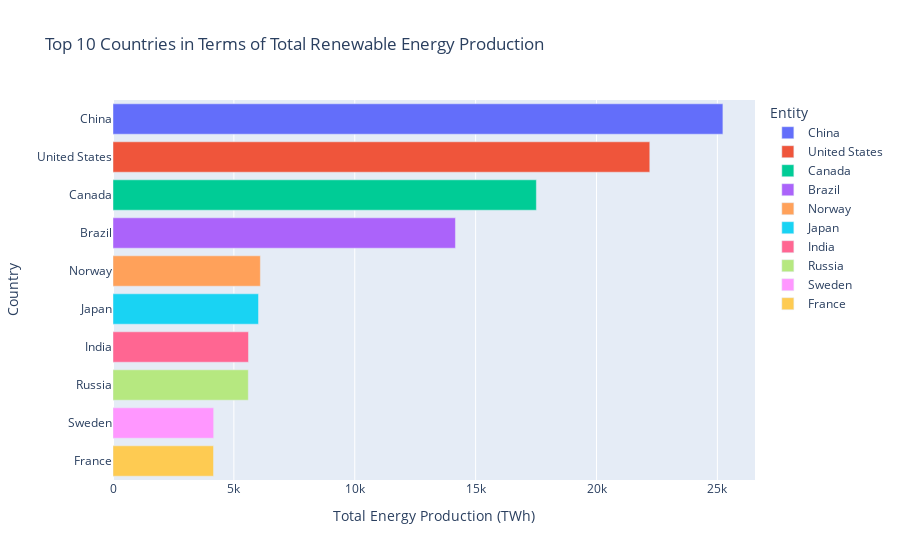

Source (notebook cell):
### Markdown cell above
**Same plot as above: Interactive and annotated**

### Code cell
import plotly.express as px
# Calculate total renewable energy production for each country
df['Total'] = df[energy_types].sum(axis=1)

# Group by country and calculate the sum of total renewable energy production
df_country = df.groupby('Entity').agg({'Total': 'sum'}).sort_values('Total', ascending=False).reset_index()

# Plot top 10 countries in terms of total renewable energy production
fig = px.bar(df_country.head(10), x='Total', y='Entity', orientation='h', title='Top 10 Countries in Terms of Total Renewable Energy Production',
             color='Entity')  # Assigning different colors to each bar based on country
fig.update_layout(xaxis_title='Total Energy Production (TWh)', yaxis_title='Country')
fig.show()

### Figure 1 — Plotly figure (JSON) as saved in the notebook; plotly's stock layout.template omitted (floating-point values rounded to 4 significant figures)
{"data": [{"alignmentgroup": "True", "hovertemplate": "Entity=%{y}<br>Total=%{x}<extra></extra>", "legendgroup": "China", "marker": {"color": "#636efa", "pattern": {"shape": ""}}, "name": "China", "offsetgroup": "China", "orientation": "h", "showlegend": true, "textposition": "auto", "type": "bar", "x": [25230.0], "xaxis": "x", "y": ["China"], "yaxis": "y"}, {"alignmentgroup": "True", "hovertemplate": "Entity=%{y}<br>Total=%{x}<extra></extra>", "legendgroup": "United States", "marker": {"color": "#EF553B", "pattern": {"shape": ""}}, "name": "United States", "offsetgroup": "United States", "orientation": "h", "showlegend": true, "textposition": "auto", "type": "bar", "x": [22200.0], "xaxis": "x", "y": ["United States"], "yaxis": "y"}, {"alignmentgroup": "True", "hovertemplate": "Entity=%{y}<br>Total=%{x}<extra></extra>", "legendgroup": "Canada", "marker": {"color": "#00cc96", "pattern": {"shape": ""}}, "name": "Canada", "offsetgroup": "Canada", "orientation": "h", "showlegend": true, "textposition": "auto", "type": "bar", "x": [17510.0], "xaxis": "x", "y": ["Canada"], "yaxis": "y"}, {"alignmentgroup": "True", "hovertemplate": "Entity=%{y}<br>Total=%{x}<extra></extra>", "legendgroup": "Brazil", "marker": {"color": "#ab63fa", "pattern": {"shape": ""}}, "name": "Brazil", "offsetgroup": "Brazil", "orientation": "h", "showlegend": true, "textposition": "auto", "type": "bar", "x": [14170.0], "xaxis": "x", "y": ["Brazil"], "yaxis": "y"}, {"alignmentgroup": "True", "hovertemplate": "Entity=%{y}<br>Total=%{x}<extra></extra>", "legendgroup": "Norway", "marker": {"color": "#FFA15A", "pattern": {"shape": ""}}, "name": "Norway", "offsetgroup": "Norway", "orientation": "h", "showlegend": true, "textposition": "auto", "type": "bar", "x": [6096.0], "xaxis": "x", "y": ["Norway"], "yaxis": "y"}, {"alignmentgroup": "True", "hovertemplate": "Entity=%{y}<br>Total=%{x}<extra></extra>", "legendgroup": "Japan", "marker": {"color": "#19d3f3", "pattern": {"shape": ""}}, "name": "Japan", "offsetgroup": "Japan", "orientation": "h", "showlegend": true, "textposition": "auto", "type": "bar", "x": [6019.0], "xaxis": "x", "y": ["Japan"], "yaxis": "y"}, {"alignmentgroup": "True", "hovertemplate": "Entity=%{y}<br>Total=%{x}<extra></extra>", "legendgroup": "India", "marker": {"color": "#FF6692", "pattern": {"shape": ""}}, "name": "India", "offsetgroup": "India", "orientation": "h", "showlegend": true, "textposition": "auto", "type": "bar", "x": [5604.0], "xaxis": "x", "y": ["India"], "yaxis": "y"}, {"alignmentgroup": "True", "hovertemplate": "Entity=%{y}<br>Total=%{x}<extra></extra>", "legendgroup": "Russia", "marker": {"color": "#B6E880", "pattern": {"shape": ""}}, "name": "Russia", "offsetgroup": "Russia", "orientation": "h", "showlegend": true, "textposition": "auto", "type": "bar", "x": [5596.0], "xaxis": "x", "y": ["Russia"], "yaxis": "y"}, {"alignmentgroup": "True", "hovertemplate": "Entity=%{y}<br>Total=%{x}<extra></extra>", "legendgroup": "Sweden", "marker": {"color": "#FF97FF", "pattern": {"shape": ""}}, "name": "Sweden", "offsetgroup": "Sweden", "orientation": "h", "showlegend": true, "textposition": "auto", "type": "bar", "x": [4164.0], "xaxis": "x", "y": ["Sweden"], "yaxis": "y"}, {"alignmentgroup": "True", "hovertemplate": "Entity=%{y}<br>Total=%{x}<extra></extra>", "legendgroup": "France", "marker": {"color": "#FECB52", "pattern": {"shape": ""}}, "name": "France", "offsetgroup": "France", "orientation": "h", "showlegend": true, "textposition": "auto", "type": "bar", "x": [4158.0], "xaxis": "x", "y": ["France"], "yaxis": "y"}], "layout": {"barmode": "relative", "legend": {"title": {"text": "Entity"}, "tracegroupgap": 0}, "title": {"text": "Top 10 Countries in Terms of Total Renewable Energy Production"}, "xaxis": {"anchor": "y", "domain": [0, 1], "title": {"text": "Total Energy Production (TWh)"}}, "yaxis": {"anchor": "x", "categoryarray": ["France", "Sweden", "Russia", "India", "Japan", "Norway", "Brazil", "Canada", "United States", "China"], "categoryorder": "array", "domain": [0, 1], "title": {"text": "Country"}}}}
